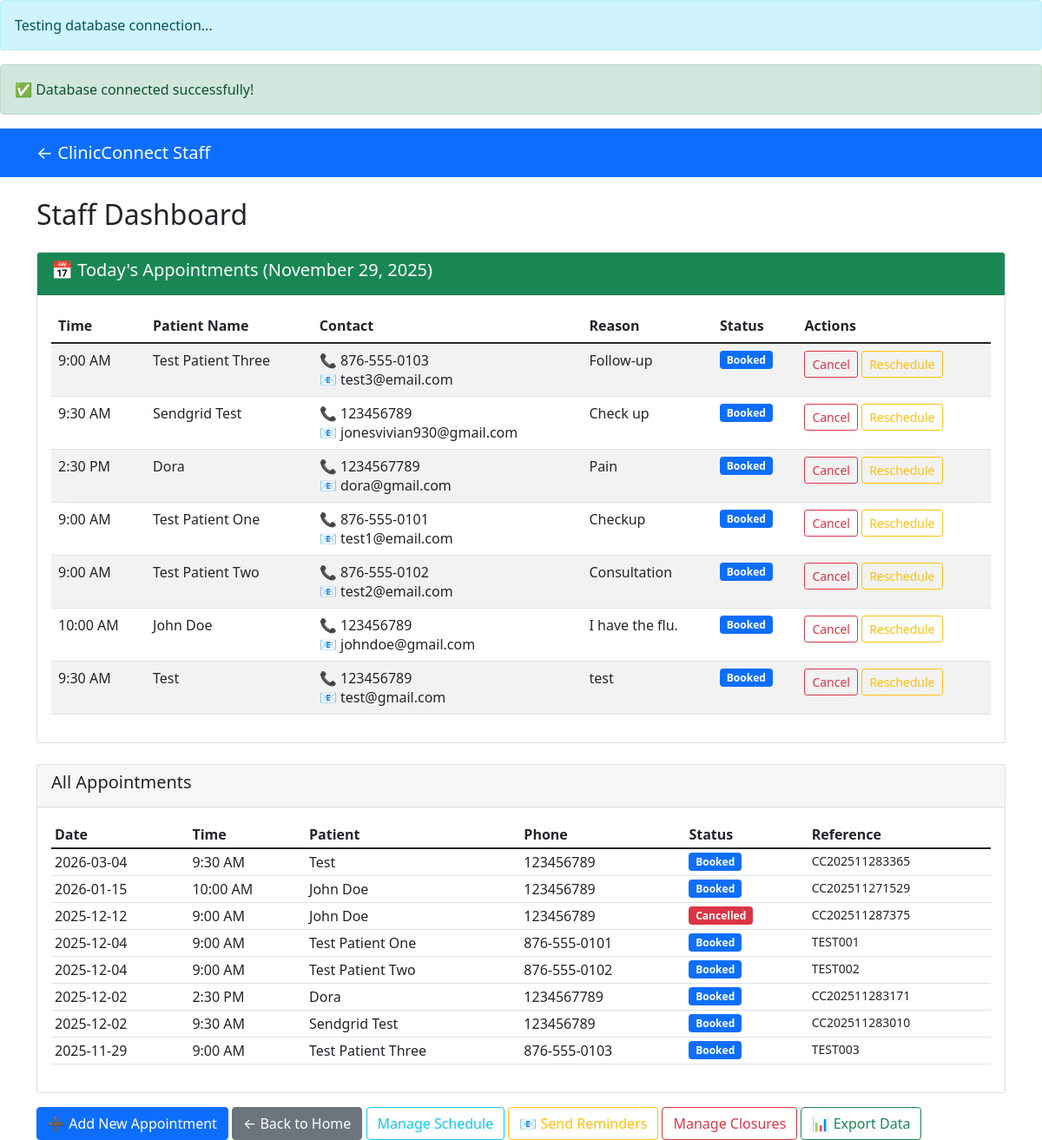
/admindashboard/index.php, run on an earlier commit of the app's database.
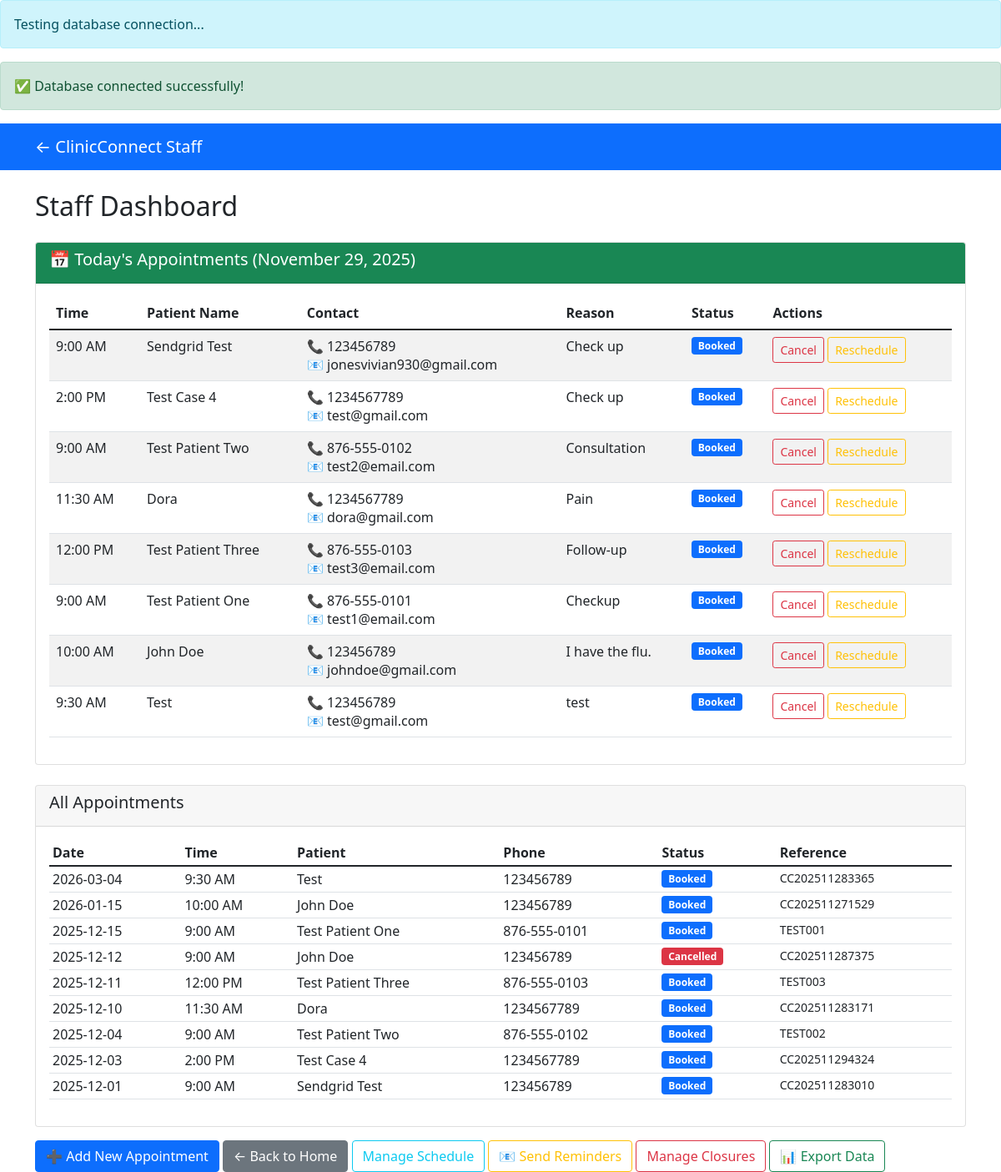
And on a later commit of the database.
### tables this page shows
CREATE TABLE `appointments` (
  `id` int(11) NOT NULL,
  `patient_name` varchar(255) NOT NULL,
  `patient_email` varchar(255) DEFAULT NULL,
  `patient_phone` varchar(20) DEFAULT NULL,
  `appointment_date` date NOT NULL,
  `appointment_time` time NOT NULL,
  `reason` text DEFAULT NULL,
  `status` varchar(20) DEFAULT 'booked',
  `booking_reference` varchar(50) DEFAULT NULL,
  `created_at` timestamp NOT NULL DEFAULT current_timestamp(),
  `reminder_sent` tinyint(1) DEFAULT 0,
  `reminder_sent_at` datetime DEFAULT NULL
);

### admindashboard/index.php (the view, shortened to what this page needs)
<?php
include '../includes/config.php';
$stmt = $pdo->prepare("SELECT * FROM appointments WHERE appointment_date >= CURDATE() AND status = 'booked' ORDER BY appointment_date, appointment_time");
$stmt->execute();
$appointments = $stmt->fetchAll();
$stmt_all = $pdo->prepare("SELECT * FROM appointments ORDER BY appointment_date DESC, appointment_time DESC");
$stmt_all->execute();
$all_appointments = $stmt_all->fetchAll();
?>
<!DOCTYPE html>
<html lang="en">
<head>
    <link href="https://cdn.jsdelivr.net/npm/bootstrap@5.1.3/dist/css/bootstrap.min.css" rel="stylesheet">
</head>
<body>
    <nav class="navbar navbar-expand-lg navbar-dark bg-primary">
        <div class="container">
            <a class="navbar-brand" href="../index.php">← ClinicConnect Staff</a>
        </div>
    </nav>
    <div class="container mt-4">
        <h2>Staff Dashboard</h2>
        <div class="card mt-4">
            <div class="card-header bg-success text-white">
                <h5>📅 Today's Appointments (<?= date('F j, Y'); ?>)</h5>
            </div>
            <div class="card-body">
                <?php if (count($appointments) > 0): ?>
                    <div class="table-responsive">
                        <table class="table table-striped">
                            <thead>
                                <tr>
                                    <th>Time</th>
                                    <th>Patient Name</th>
                                    <th>Contact</th>
                                    <th>Reason</th>
                                    <th>Status</th>
                                    <th>Actions</th>
                                </tr>
                            </thead>
                            <tbody>
                                <?php foreach ($appointments as $appt): ?>
                                <tr>
                                    <td><?= date('g:i A', strtotime($appt['appointment_time'])); ?></td>
                                    <td><?= htmlspecialchars($appt['patient_name']); ?></td>
                                    <td>
                                        📞 <?= htmlspecialchars($appt['patient_phone']); ?><br>
                                        📧 <?= htmlspecialchars($appt['patient_email']); ?>
                                    </td>
                                    <td><?= htmlspecialchars($appt['reason']); ?></td>
                                    <td>
                                        <span class="badge bg-<?=
                                            $appt['status'] == 'booked' ? 'primary' :
                                            ($appt['status'] == 'cancelled' ? 'danger' : 'success')
                                        ?>">
                                            <?= ucfirst($appt['status']); ?>
                                        </span>
                                    </td>
                                    <td>
                                        <?php if ($appt['status'] == 'booked'): ?>
                                            <a href="cancel.php?id=<?= $appt['id']; ?>" class="btn btn-sm btn-outline-danger" onclick="return confirm('Cancel this appointment?')">Cancel</a>
                                            <a href="../booking/index.php?reschedule=<?= $appt['booking_reference']; ?>" class="btn btn-sm btn-outline-warning">Reschedule</a>
                                        <?php else: ?>
                                            <span class="text-muted">No actions</span>
                                        <?php endif; ?>
                                    </td>
                                </tr>
                                <?php endforeach; ?>
                            </tbody>
                        </table>
                    </div>
                <?php else: ?>
                    <p class="text-muted">No appointments scheduled for today.</p>
                <?php endif; ?>
            </div>
        </div>
        <div class="card mt-4">
            <div class="card-header">
                <h5>All Appointments</h5>
            </div>
            <div class="card-body">
                <div class="table-responsive">
                    <table class="table table-sm">
                        <thead>
                            <tr>
                                <th>Date</th>
                                <th>Time</th>
                                <th>Patient</th>
                                <th>Phone</th>
                                <th>Status</th>
                                <th>Reference</th>
                            </tr>
                        </thead>
                        <tbody>
                            <?php foreach ($all_appointments as $appt): ?>
                            <tr>
                                <td><?= $appt['appointment_date']; ?></td>
                                <td><?= date('g:i A', strtotime($appt['appointment_time'])); ?></td>
                                <td><?= htmlspecialchars($appt['patient_name']); ?></td>
                                <td><?= htmlspecialchars($appt['patient_phone']); ?></td>
                                <td>
                                    <span class="badge bg-<?=
                                        $appt['status'] == 'booked' ? 'primary' :
                                        ($appt['status'] == 'cancelled' ? 'danger' : 'success')
                                    ?>">
                                        <?= ucfirst($appt['status']); ?>
                                    </span>
                                </td>
                                <td><small><?= $appt['booking_reference']; ?></small></td>
                            </tr>
                            <?php endforeach; ?>
                        </tbody>
                    </table>
                </div>
            </div>
        </div>
        <div class="mt-3">
            <a href="../booking/" class="btn btn-primary">➕ Add New Appointment</a>
            <a href="../index.php" class="btn btn-secondary">← Back to Home</a>
            <a href="schedule.php" class="btn btn-outline-info"> Manage Schedule</a>
            <a href="reminders.php" class="btn btn-outline-warning">📧 Send Reminders</a>
            <a href="closures.php" class="btn btn-outline-danger"> Manage Closures</a>
            <a href="export.php" class="btn btn-outline-success">📊 Export Data</a>
        </div>
    </div>
</body>
</html>

### includes/config.php (shortened to what this page needs)
<?php
echo "<div class='alert alert-info'>Testing database connection...</div>";
try {
    echo "<div class='alert alert-success'>✅ Database connected successfully!</div>";
} catch(PDOException $e) {
    echo "<div class='alert alert-danger'>❌ Database connection failed: " . $e->getMessage() . "</div>";
    echo "<div class='alert alert-warning'>Troubleshooting tips:";
    echo "<ul>";
    echo "<li>Make sure MySQL is running in XAMPP</li>";
    echo "<li>Make sure database 'clinicconnect' exists</li>";
    echo "<li>Check if password is needed (try 'root' as password)</li>";
    echo "</ul></div>";
}
?>

What changed in the data, as far as the page shows it:
changed appointments "Sendgrid Test": appointment_time "9:30 AM" → "9:00 AM"; appointment_date "2025-12-02" → "2025-12-01"; moves up the list
added appointments: appointment_time "2:00 PM", patient_name "Test Case 4", patient_phone "1234567789", patient_email "test@gmail.com", reason "Check up", status "Booked", appointment_date "2025-12-03", booking_reference "CC202511294324"
shown differently, row unchanged: appointments "Test Patient Two": moves up the list
changed appointments "Dora": appointment_time "2:30 PM" → "11:30 AM"; appointment_date "2025-12-02" → "2025-12-10"; moves down the list
changed appointments "Test Patient Three": appointment_time "9:00 AM" → "12:00 PM"; appointment_date "2025-11-29" → "2025-12-11"; moves up the list
changed appointments "Test Patient One": appointment_date "2025-12-04" → "2025-12-15"; moves up the list
